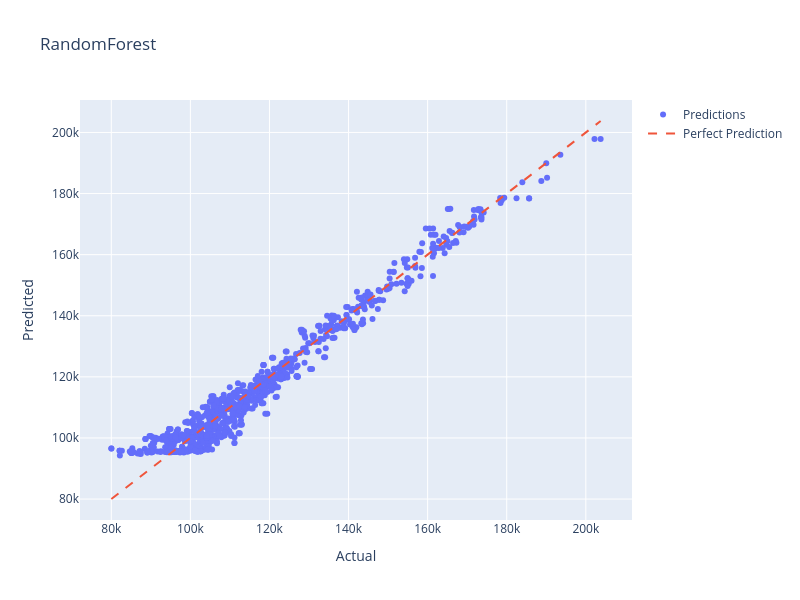

Notebook source saved alongside this figure:
### Code cell
model = RandomForestRegressor(max_depth=10, min_samples_leaf=2, min_samples_split=5,
                      n_estimators=400)
model.fit(X_train_prepared, y_train)

y_pred = model.predict(X_test_prepared)

model_results(y_test, y_pred, 'RandomForest')

### Figure 1 — Plotly figure (JSON) as saved in the notebook; plotly's stock layout.template omitted (floating-point values rounded to 4 significant figures; data arrays with more than 128 entries replaced by an {"elided": "..."} marker saying what was removed)
{"data": [{"mode": "markers", "name": "Predictions", "type": "scatter", "x": {"elided": "1000 float values"}, "y": {"elided": "1000 float values"}}, {"line": {"dash": "dash"}, "mode": "lines", "name": "Perfect Prediction", "type": "scatter", "x": [80016, 203751], "y": [80016, 203751]}], "layout": {"height": 600, "title": {"text": "RandomForest"}, "width": 800, "xaxis": {"title": {"text": "Actual"}}, "yaxis": {"title": {"text": "Predicted"}}}}
